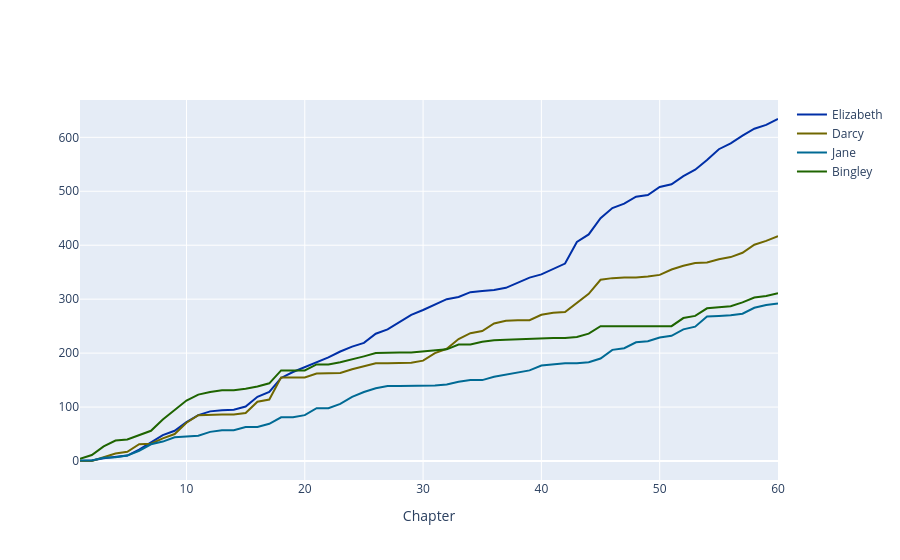

The code cell stored with this chart in its notebook:
### Code cell
Table.interactive_plots()
cumulative_table.plot(column_for_xticks=0)
Table.static_plots()

### Figure 1 — Plotly figure (JSON) as saved in the notebook; plotly's stock layout.template omitted (floating-point values rounded to 4 significant figures)
{"data": [{"line": {"color": "rgb(0,47,167)"}, "mode": "lines", "name": "Elizabeth", "type": "scatter", "x": [1, 2, 3, 4, 5, 6, 7, 8, 9, 10, 11, 12, 13, 14, 15, 16, 17, 18, 19, 20, 21, 22, 23, 24, 25, 26, 27, 28, 29, 30, 31, 32, 33, 34, 35, 36, 37, 38, 39, 40, 41, 42, 43, 44, 45, 46, 47, 48, 49, 50, 51, 52, 53, 54, 55, 56, 57, 58, 59, 60], "y": [0, 1, 5, 8, 10, 21, 35, 48, 56, 72, 85, 92, 94, 95, 101, 119, 128, 154, 165, 174, 182, 192, 203, 212, 219, 236, 244, 257, 271, 280, 290, 300, 304, 313, 315, 317, 321, 331, 340, 346, 356, 366, 406, 420, 450, 469, 477, 490, 493, 508, 513, 528, 540, 558, 578, 589, 603, 616, 623, 634]}, {"line": {"color": "rgb(112,103,0)"}, "mode": "lines", "name": "Darcy", "type": "scatter", "x": [1, 2, 3, 4, 5, 6, 7, 8, 9, 10, 11, 12, 13, 14, 15, 16, 17, 18, 19, 20, 21, 22, 23, 24, 25, 26, 27, 28, 29, 30, 31, 32, 33, 34, 35, 36, 37, 38, 39, 40, 41, 42, 43, 44, 45, 46, 47, 48, 49, 50, 51, 52, 53, 54, 55, 56, 57, 58, 59, 60], "y": [0, 0, 7, 14, 17, 31, 32, 42, 50, 71, 85, 86, 86, 86, 89, 110, 114, 155, 155, 155, 162, 162, 163, 170, 176, 181, 181, 181, 182, 186, 200, 208, 226, 237, 241, 255, 260, 261, 261, 271, 275, 276, 293, 310, 336, 339, 340, 340, 342, 345, 355, 362, 367, 368, 374, 378, 386, 401, 408, 417]}, {"line": {"color": "rgb(0,106,148)"}, "mode": "lines", "name": "Jane", "type": "scatter", "x": [1, 2, 3, 4, 5, 6, 7, 8, 9, 10, 11, 12, 13, 14, 15, 16, 17, 18, 19, 20, 21, 22, 23, 24, 25, 26, 27, 28, 29, 30, 31, 32, 33, 34, 35, 36, 37, 38, 39, 40, 41, 42, 43, 44, 45, 46, 47, 48, 49, 50, 51, 52, 53, 54, 55, 56, 57, 58, 59, 60], "y": [1, 1, 6, 7, 10, 19, 31, 36, 44, 46, 47, 54, 57, 57, 63, 63, 69, 81, 81, 85, 98, 98, 106, 119, 128, 135, 139, 139, 139, 140, 140, 142, 147, 150, 150, 156, 160, 163, 168, 177, 179, 181, 181, 183, 190, 206, 209, 220, 222, 229, 232, 244, 249, 268, 269, 270, 273, 284, 289, 292]}, {"line": {"color": "rgb(30,100,0)"}, "mode": "lines", "name": "Bingley", "type": "scatter", "x": [1, 2, 3, 4, 5, 6, 7, 8, 9, 10, 11, 12, 13, 14, 15, 16, 17, 18, 19, 20, 21, 22, 23, 24, 25, 26, 27, 28, 29, 30, 31, 32, 33, 34, 35, 36, 37, 38, 39, 40, 41, 42, 43, 44, 45, 46, 47, 48, 49, 50, 51, 52, 53, 54, 55, 56, 57, 58, 59, 60], "y": [4, 11, 27, 38, 40, 48, 56, 77, 94, 112, 123, 128, 131, 131, 134, 138, 144, 168, 168, 168, 179, 179, 183, 188, 194, 200, 201, 201, 201, 203, 204, 207, 216, 216, 221, 224, 225, 226, 226, 228, 228, 228, 230, 236, 250, 250, 250, 250, 250, 250, 250, 265, 269, 283, 285, 287, 294, 303, 306, 311]}], "layout": {"xaxis": {"title": {"text": "Chapter"}}, "yaxis": {"title": {}}}}
